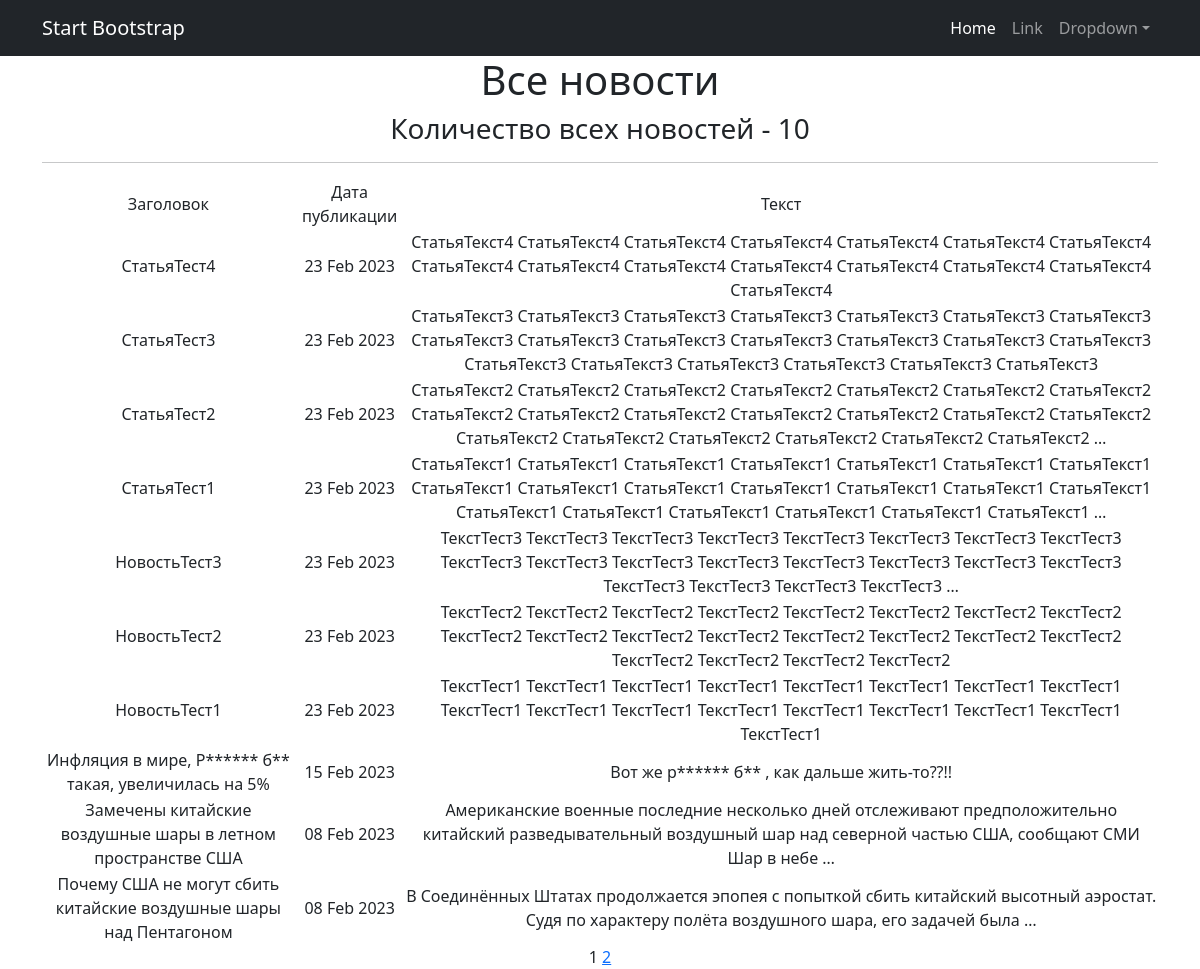
The page /news/ on the database as committed earlier.
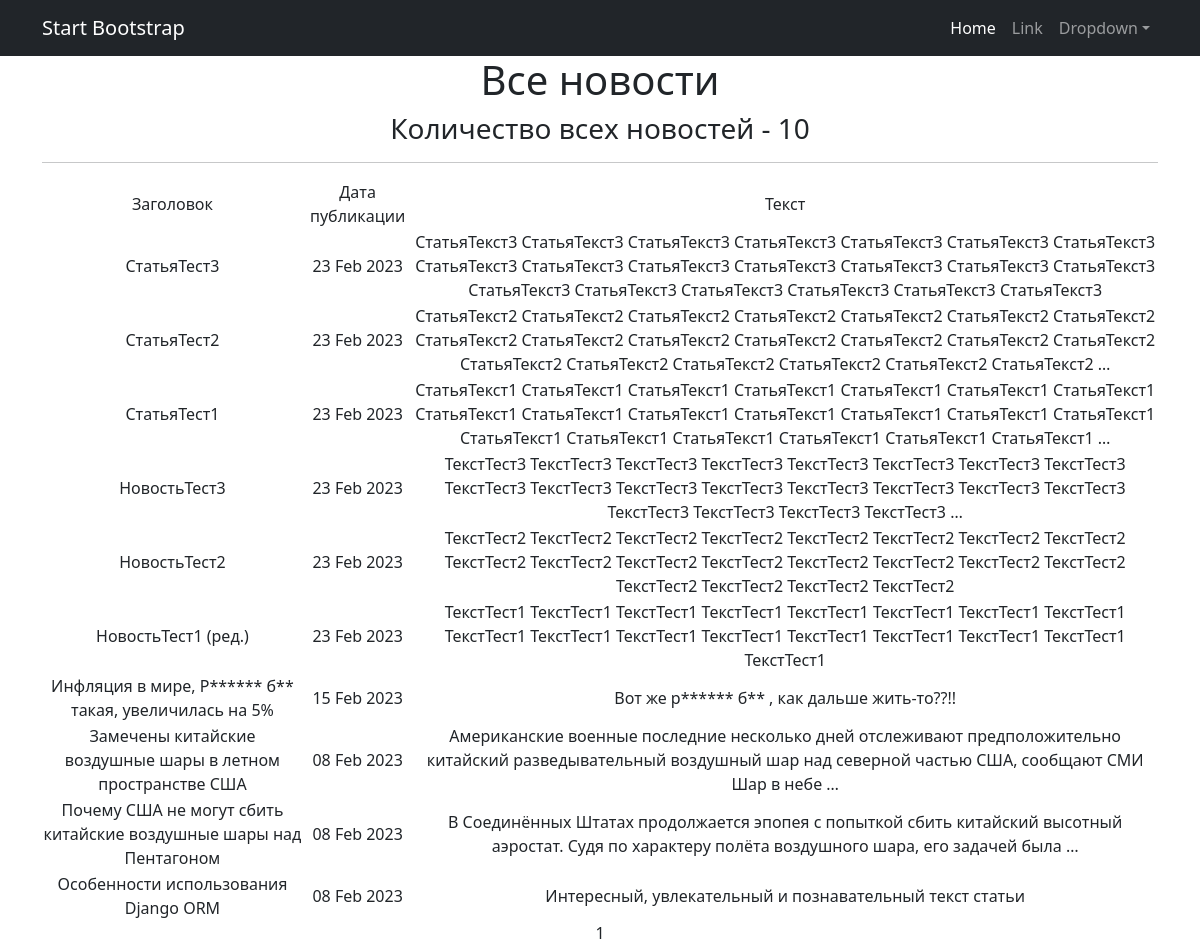
The same page on the database as committed later.
### news/models.py (models this page shows, shortened)
class Post(models.Model):
    TYPES = [
        ('P', 'Статья'),  # P for "post"
        ('N', 'Новость')   # N for "news"
    ]
    author = models.ForeignKey(Author, on_delete=models.CASCADE)
    post_type = models.CharField(max_length=1, choices=TYPES, default='P')
    creation_time = models.DateTimeField(auto_now_add=True)
    categories = models.ManyToManyField('Category', through='PostCategory')
    title = models.CharField(max_length=255, blank=False)
    text = models.TextField(blank=False)
    post_rating = models.FloatField(default=0.0)

### news/views.py (the view)
# urls.py: path('', NewsList.as_view(), name='news_list'),
class NewsList(ListView):
    model = Post
    ordering = '-creation_time'
    template_name = 'news_list.html'
    context_object_name = 'news_list'
    paginate_by = 10

### news/templatetags/custom_filters.py (called while the page is built)
@register.filter()
def length(list):
    return len(list)

@register.filter()
def censor(value):
    bad_words = ('редиска', 'бля')
    if not isinstance(value, str):
        raise TypeError(f"unresolved type '{type(value)}' expected  type 'str'")
    for word in value.split():
        if word.lower() in bad_words:
            value = value.replace(word, f"{word[0]}{'*' * (len(word) - 1)}")
    return value

### news/templatetags/test.py (called while the page is built)
def censor(value):
    bad_words = ('редиска', 'бля')
    if not isinstance(value, str):
        raise TypeError(f"unresolved type '{type(value)}' expected  type 'str'")
    for word in value.split():
        if word.lower() in bad_words:
            value = value.replace(word, f"{word[0]}{'*' * (len(word) - 1)}")

### templates/news_list.html (shortened to what this page needs)
{% extends 'flatpages/default.html' %}
{% load custom_filters %}
{% block content %}
    <h1>Все новости</h1>
    <h3> Количество всех новостей - {{ news_list|length }}</h3>
    <hr>
    {% if news_list %}
        <table>
            <tr>
                <td>Заголовок</td>
                <td>Дата публикации</td>
                <td>Текст</td>
            </tr>
            {% for news_detail in news_list %}
            <tr>
                <td>{{ news_detail.title|censor }}</td>
                <td>{{ news_detail.creation_time|date:'d M Y' }}</td>
                <td>{{ news_detail.text|truncatewords:20|censor }}</td>
            </tr>
            {% endfor %}
        </table>
    {% else %}
        <h2>Новостей нет!</h2>
    {% endif %}
   {{ page_obj.number }}
   {% if page_obj.has_next %}
       <a href="?page={{ page_obj.next_page_number }}">{{ page_obj.next_page_number }}</a>
   {% endif %}
{% endblock content %}

Rows that differ between the two databases and show on the page:
removed Post: title|censor "СтатьяТест4", creation_time "23 Feb 2023", text|censor "СтатьяТекст4 СтатьяТекст4 СтатьяТекст4 СтатьяТекст4 СтатьяТекст4 СтатьяТекст4 СтатьяТекст4 СтатьяТекст4 СтатьяТекст4 СтатьяТекст4 СтатьяТекст4 СтатьяТекст4 СтатьяТекст4 СтатьяТекст4 СтатьяТекст4"
changed Post: title|censor "НовостьТест1" → "НовостьТест1 (ред.)"
now on this page (row unchanged): Post: title|censor "Особенности использования Django ORM", creation_time "08 Feb 2023", text|censor "Интересный, увлекательный и познавательный текст статьи"
Other text that changed with them:
{{ page_obj.next_page_number }}: "2" → (not shown)
